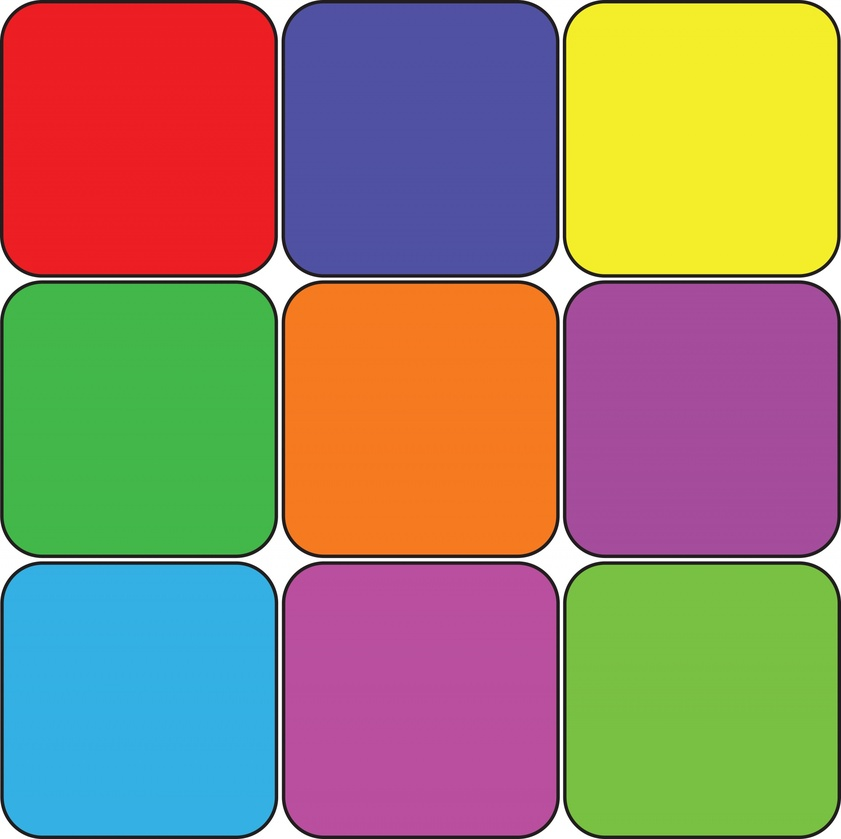
#> input picture colors.jpg, 841 x 839 px, shrunk from 1920 x 1917 before the run, given in place of the camera
$ python CameraColors.py
#> lines starting #> are read from the running program, lines starting #| are printed output that depends on the picture; after the words box and inside, x2 and y2 are one past the last pixel; in counts of white or black regions, pixels touching at a corner belong together
from pickletools import uint8
import cv2
import numpy as np

class array_col:
    pass

def write_file(cent):
    file = open("/C:/Users/Diana/Desctop/colors.txt", "a")
    file.write(str(cent) + '\n')
    file.close()

def cont(left, right):
    hsv = cv2.cvtColor(img, cv2.COLOR_BGR2HSV )
    thresh = cv2.inRange(hsv, left, right)      #создание и отрисовка контура
    contours, hierarchy = cv2.findContours(thresh.copy(), cv2.RETR_EXTERNAL, cv2.CHAIN_APPROX_NONE)
    return contours

def center(cnt):
    rect = cv2.minAreaRect(cnt)
    box = cv2.boxPoints(rect)
    box = np.int0(box)
    center = (int(rect[0][0]),int(rect[0][1]))
    area = int(rect[1][0]*rect[1][1])
    write_file(center)
    return center, area, box

def coords():
    cv2.drawContours(img,[box],0,(255, 0, 0),2)
    cv2.circle(img, cent, 2, (0, 0, 128), 2)
    text = "(" + str(cent[0]) + ", " + str(cent[1]) + ")"
    cv2.putText(img, text, (cent[0] + 10, cent[1] + 10), cv2.FONT_HERSHEY_PLAIN, 1.5, (0, 0, 128), 1, 8, 0)

if __name__ == '__main__':
    cv2.namedWindow( "camera" ) #создание окна
    cap = cv2.VideoCapture(0)

    left_blue = np.array((90, 130, 100), np.uint8)
    right_blue = np.array((130, 255, 255), np.uint8)

    left_yellow = np.array((26, 100, 100), np.uint8)
    right_yellow = np.array((36, 255, 255), np.uint8)

    left_green = np.array((45, 170, 150), np.uint8)
    right_green = np.array((65, 255, 255), np.uint8)

    left_red = np.array((0, 150, 130), np.uint8)
    right_red = np.array((10, 255, 255), np.uint8)

    while True:
        flag, img = cap.read()
#> img is the input picture: shape (839, 841, 3); mean B, G, R 107.9, 130.5, 153.1
        img = cv2.flip(img,1)
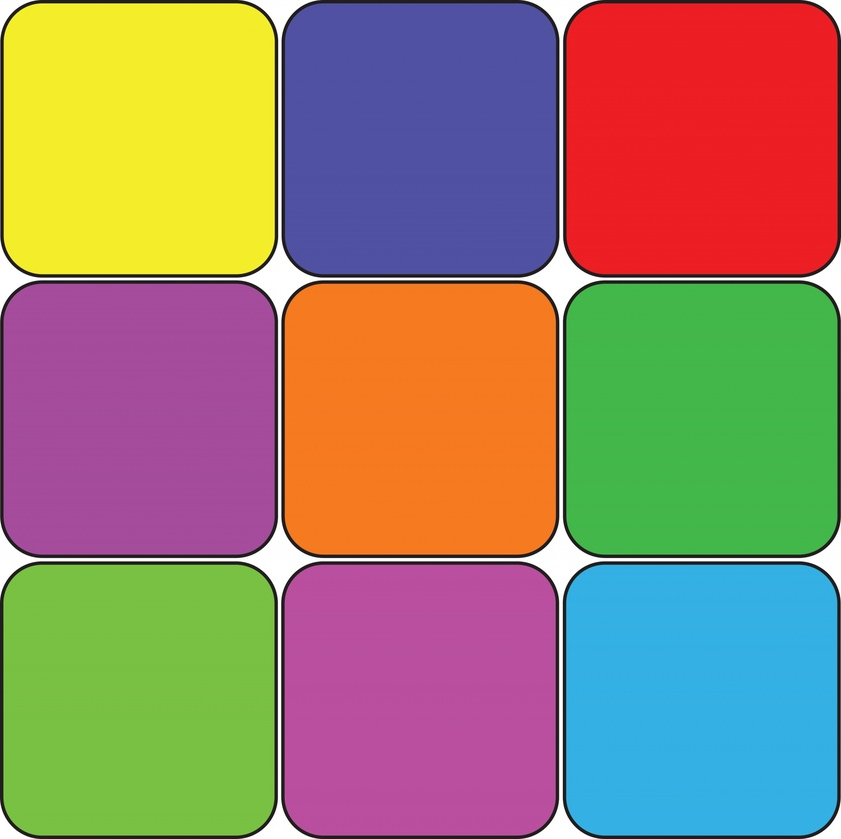
#> img: shape (839, 841, 3); mean B, G, R 107.9, 130.5, 153.1
        try:

            any_yellow = cont(left_yellow, right_yellow)
#> in cont, `hsv = cv2.cvtColor(img, cv2.COLOR_BGR2HSV )`: hsv: shape (839, 841, 3); mean H, S, V 93.6, 167.2, 198.8
#> in cont, `thresh = cv2.inRange(hsv, left, right)`:
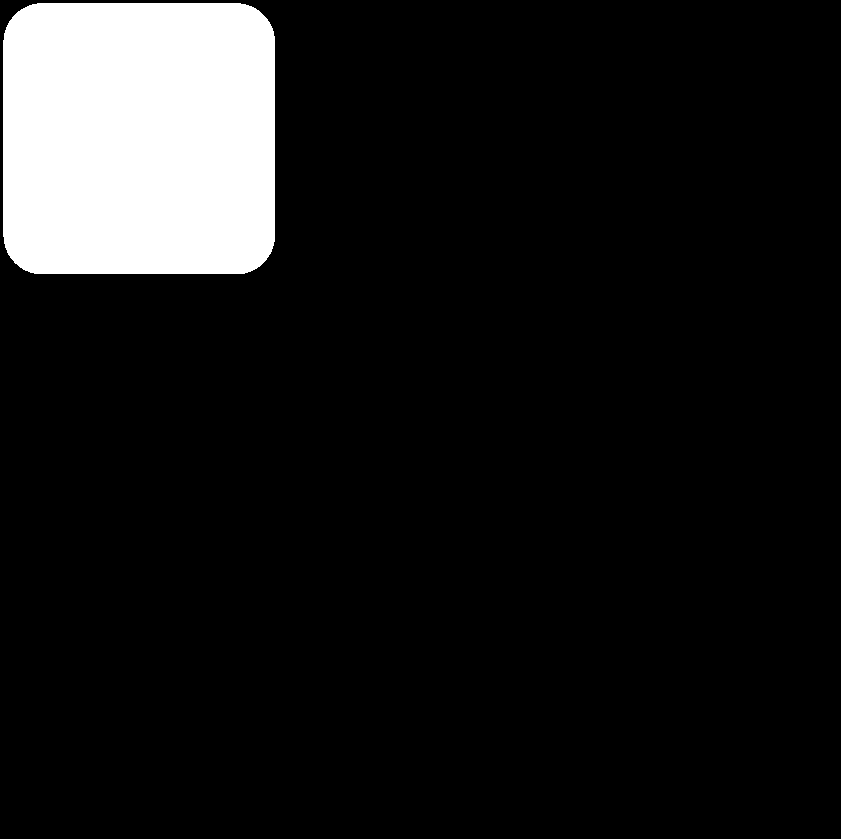
#> thresh: shape (839, 841); 10.3% white; 1 white region
#> in cont, `contours, hierarchy = cv2.findContours(thresh.copy(), cv2.RETR_EXTERNA..`: contours = 1 contour; box (x1, y1, x2, y2) and area: (3, 3, 275, 274) 71893
#> any_yellow has the same summary as contours in cont
            any_blue = cont(left_blue, right_blue)
#> in cont (call 2), `thresh = cv2.inRange(hsv, left, right)`:
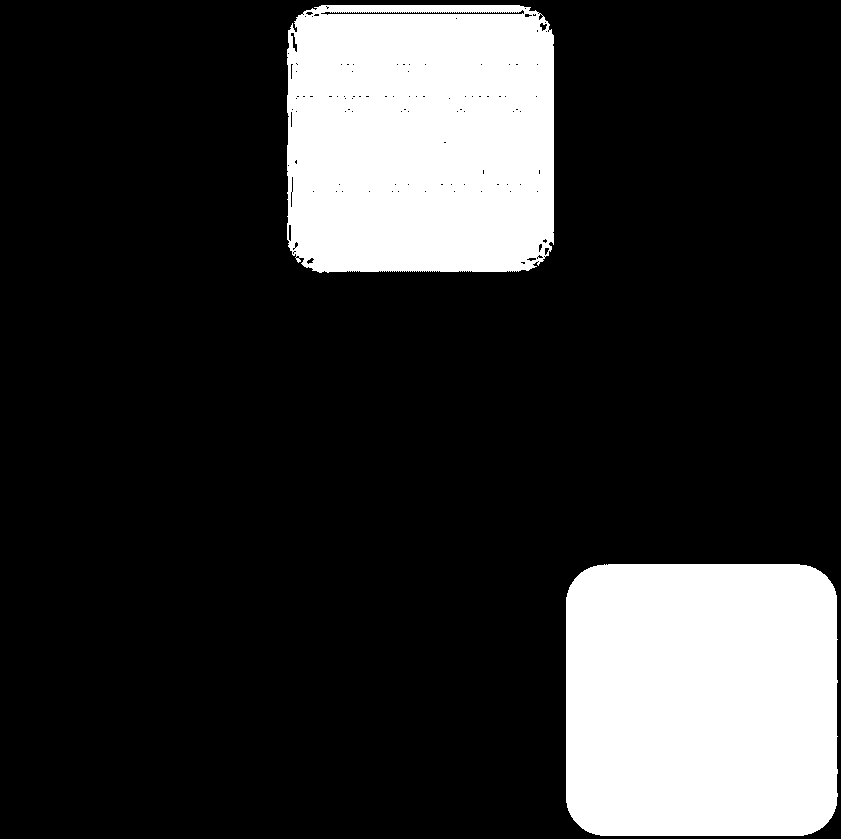
#> thresh: shape (839, 841); 20% white; 2 white regions
#> in cont (call 2), `contours, hierarchy = cv2.findContours(thresh.copy(), cv2.RETR_EXTERNA..`: contours = 2 contours; box (x1, y1, x2, y2) and area: (566, 564, 838, 836) 71904, (287, 5, 554, 273) 69253
#> any_blue has the same summary as contours in cont
            any_green = cont(left_green, right_green)
#> in cont (call 3), `thresh = cv2.inRange(hsv, left, right)`:
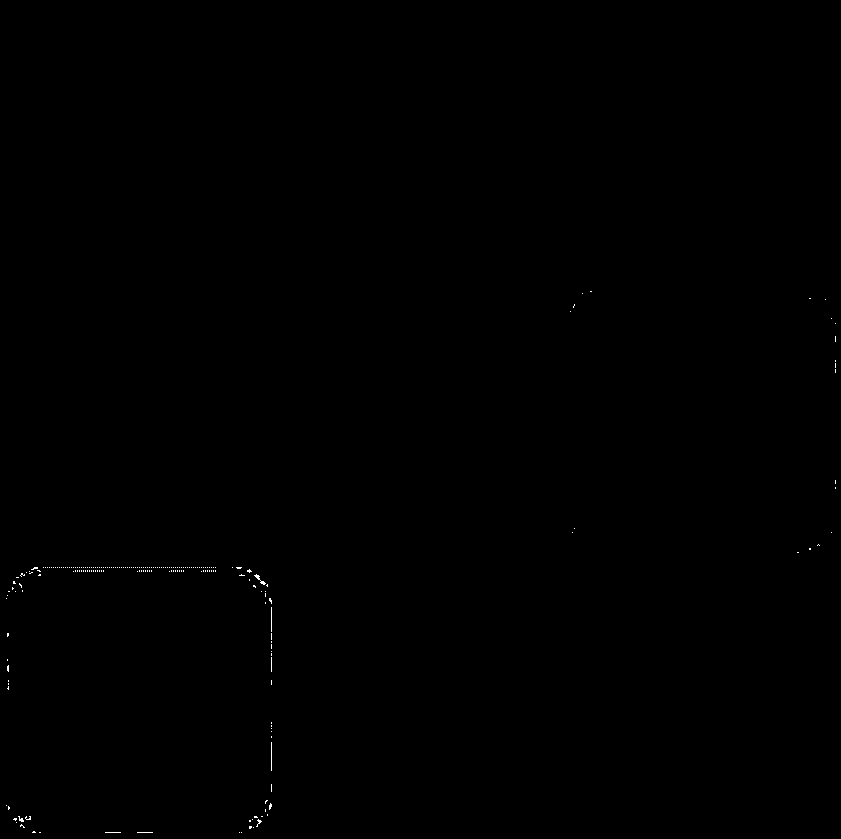
#> thresh: shape (839, 841); 0.1% white in thin lines or dots, all inside (x1, y1, x2, y2) = (6, 291, 836, 833)
#> in cont (call 3), `contours, hierarchy = cv2.findContours(thresh.copy(), cv2.RETR_EXTERNA..`: contours = 221 contours, 220 with area under 20; largest, box (x1, y1, x2, y2) and area: (254, 574, 266, 585) 20
#> any_green has the same summary as contours in cont
            any_red = cont(left_red, right_red)
#> in cont (call 4), `thresh = cv2.inRange(hsv, left, right)`:
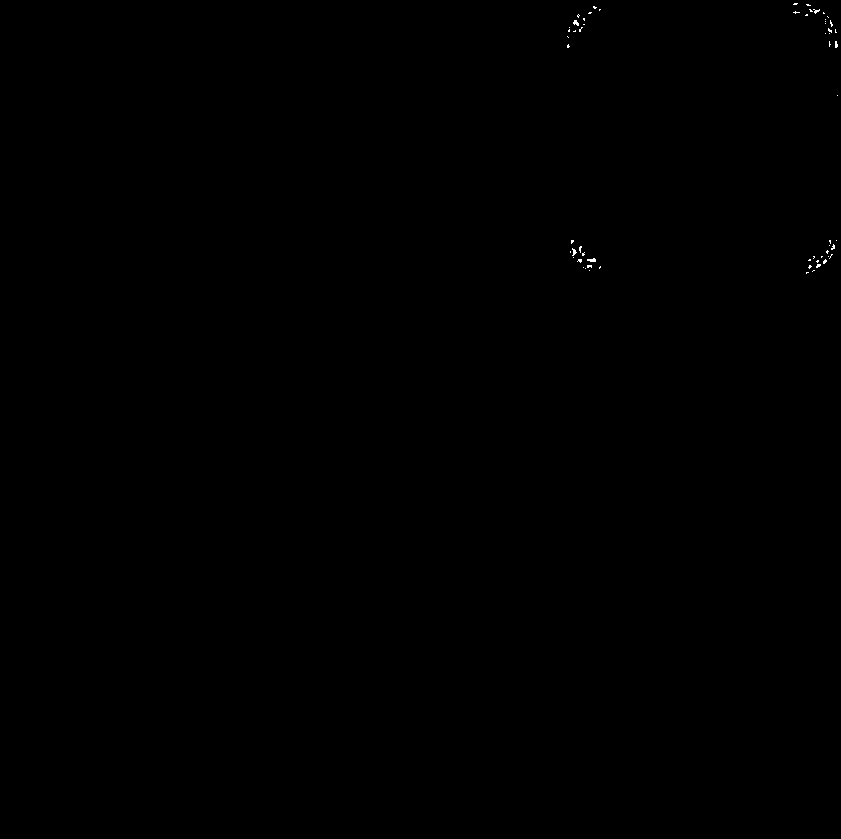
#> thresh: shape (839, 841); 0.06% white in thin lines or dots, all inside (x1, y1, x2, y2) = (567, 3, 838, 274)
#> in cont (call 4), `contours, hierarchy = cv2.findContours(thresh.copy(), cv2.RETR_EXTERNA..`: contours = 61 contours, all with area under 20
#> any_red = 61 contours, all with area under 20

            for cnt_y in any_yellow:

                cent, ar, box = center(cnt_y)
                if ar > 1000: #вывод координат на изображение
                    coords()
#> this loop made 1 pass
#> (box, ar, text in coords) on pass 1: ([[274, 273], [3, 273], [3, 3], [274, 3]], 73170, '(138, 138)')

            for cnt_b in any_blue:

                cent, ar, box = center(cnt_b)
                if ar > 1000:
                    coords()
#> this loop made 2 passes
#> (box, ar, text in coords) on passes 1 to 2: ([[837, 835], [566, 835], [566, 564], [837, 564]], 73441, '(701, 699)'), ([[552, 271], [287, 271], [287, 5], [552, 5]], 71021, '(419, 138)')

            for cnt_g in any_green:

                cent, ar, box = center(cnt_g)
                if ar > 1000:
                    coords()
#> this loop made 221 passes
#> (box, cent, ar) on passes 12, 18: ([[256, 826], [253, 824], [258, 818], [261, 820]], (257, 822), 26), ([[22, 822], [16, 818], [18, 815], [24, 819]], (20, 818), 23)

            for cnt_r in any_red:

                cent, ar, box = center(cnt_r)
                if ar > 1000:
                    coords()
#> this loop made 61 passes
#> cnt_r on passes 25, 27, 30, 34, 35, 36, 42, 43, 44, 45, 48, 50: [[829, 245]], [[836, 240]], [[837, 95]], [[567, 36], [568, 37]], [[829, 33]], [[825, 33]], [[569, 27]], [[583, 24], [584, 24]], [[825, 23]], [[825, 21]], [[825, 19]], [[827, 16], [828, 17]]
#> (box, cent, ar) on passes 14, 23: ([[595, 261], [587, 261], [587, 258], [595, 258]], (591, 259), 24), ([[576, 255], [572, 255], [572, 248], [576, 248]], (574, 251), 28)

            cv2.imshow('camera', img)
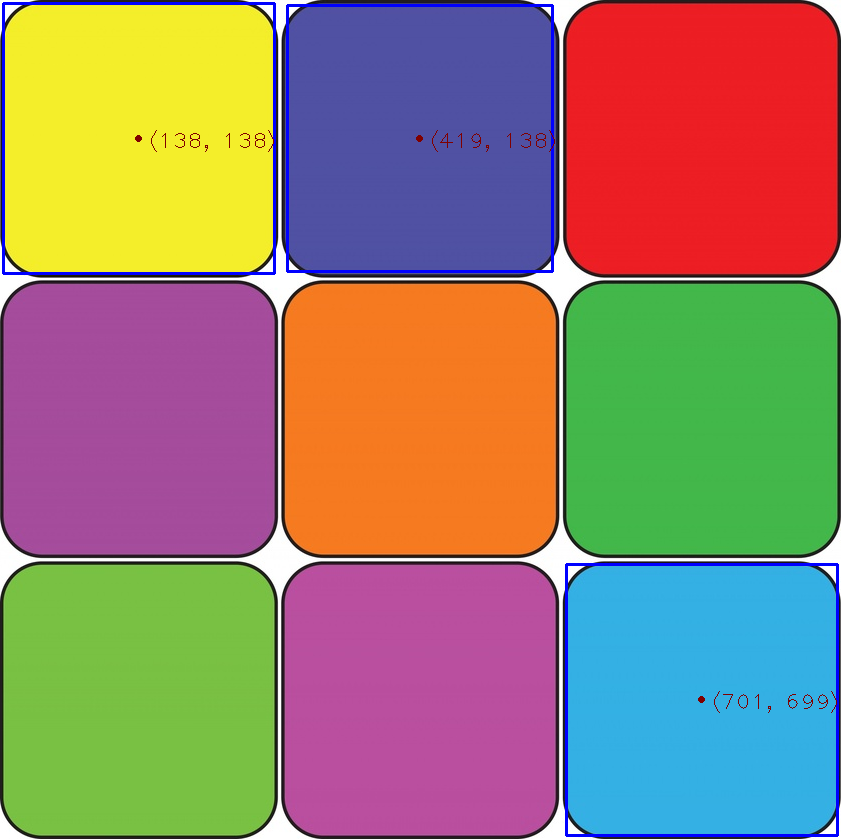
#> window 'camera': shape (839, 841, 3); mean B, G, R 109.5, 128.6, 151.5

        except:
            cap.release()
            raise
        butt = cv2.waitKey(5)
#> (key Esc is pressed here)
        if butt == 27:          #клавиша ECS ля выхода
            break

    cap.release()
    cv2.destroyAllWindows()
